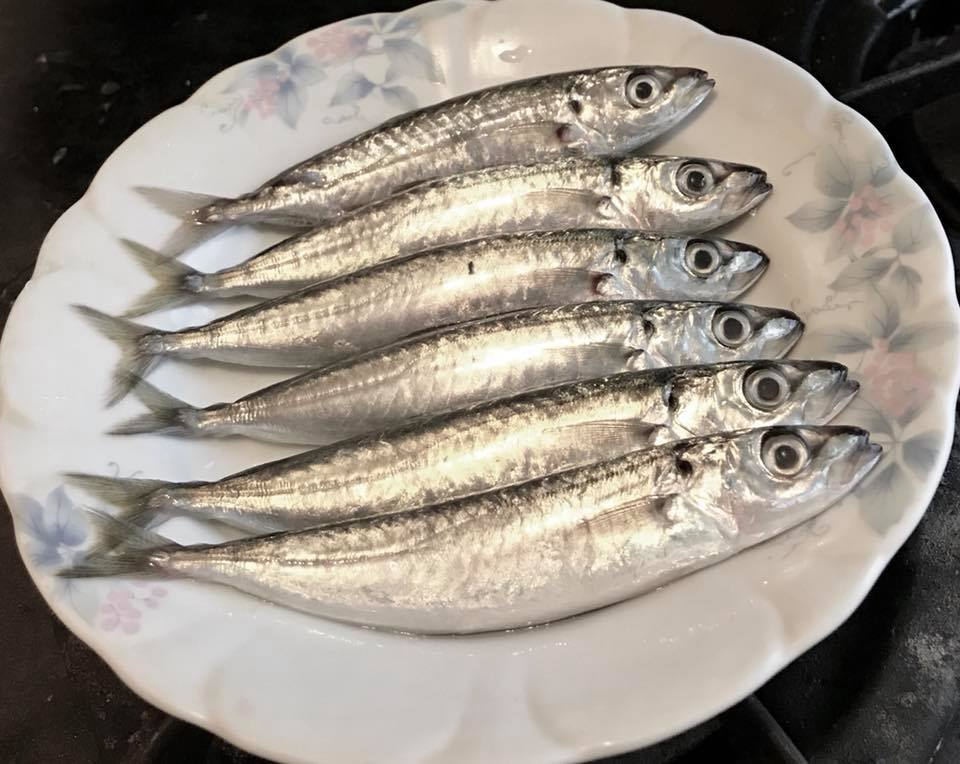
#> input picture 四破魚(藍圓鰺)2.jpg, 960 x 764 px
$ python bitwiseOp.py
#> lines starting #> are read from the running program, lines starting #| are printed output that depends on the picture; pictures that were not available may be replaced by others from this repository, and a replacement may not be noted
import cv2 as cv

# Load two images
img1 = cv.imread('四破魚(藍圓鰺)2.jpg')
#> img1 is the input picture: shape (764, 960, 3); mean B, G, R 133.5, 143.5, 151.8
img2 = cv.imread('opencv-logo.png')
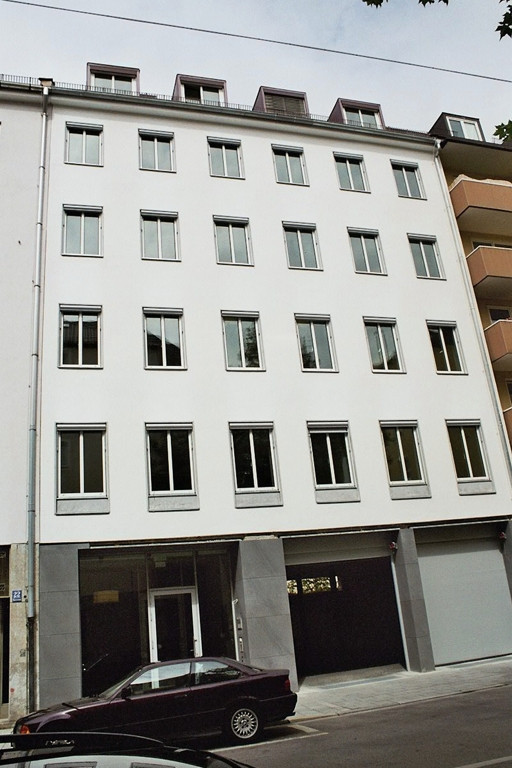
#> input picture 8ubS9.jpg, 512 x 768 px, given in place of opencv-logo.png, which was not available
#> img2 is the input picture: shape (768, 512, 3); mean B, G, R 145.1, 148.9, 148.9
# I want to put logo on top-left corner, So I create a ROI
rows,cols,channels = img2.shape
#> rows = 768; cols = 512; channels = 3
roi = img1[0:rows, 0:cols ]
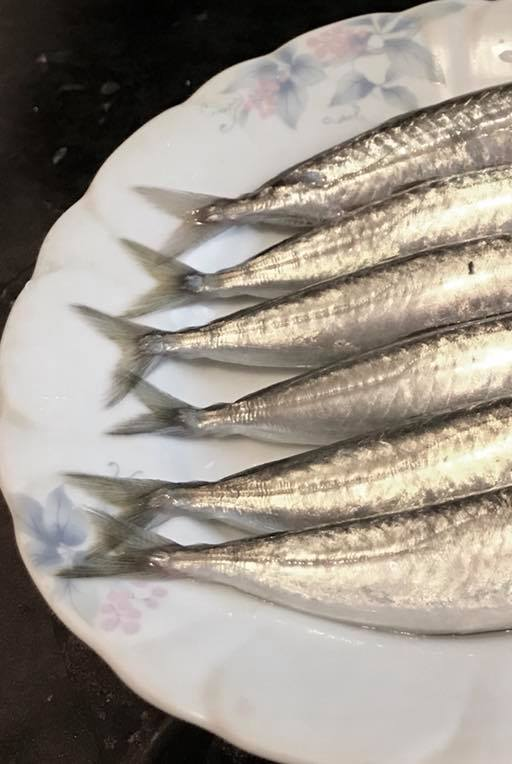
#> roi: shape (764, 512, 3); mean B, G, R 138.8, 148.4, 156.3
# Now create a mask of logo and create its inverse mask also
img2gray = cv.cvtColor(img2,cv.COLOR_BGR2GRAY)
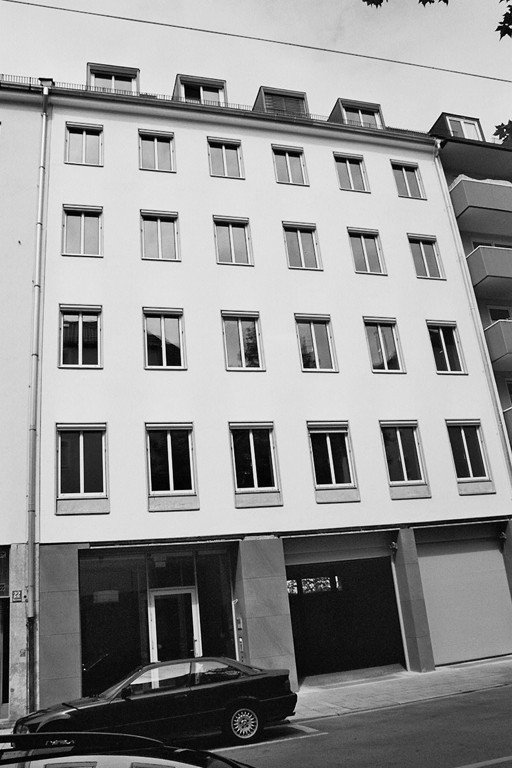
#> img2gray: shape (768, 512); min 0, max 255, mean 148.5
ret, mask = cv.threshold(img2gray, 10, 255, cv.THRESH_BINARY)
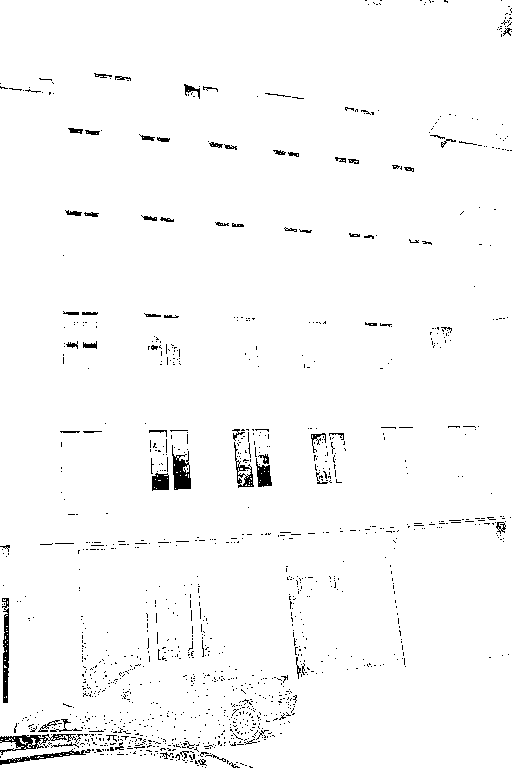
#> mask: shape (768, 512); 97.8% white; black in thin lines or dots
mask_inv = cv.bitwise_not(mask)
#> mask_inv: shape (768, 512); 2.2% white in thin lines or dots
# Now black-out the area of logo in ROI
#> (the run stopped early here; a loop or call above may not have finished)
